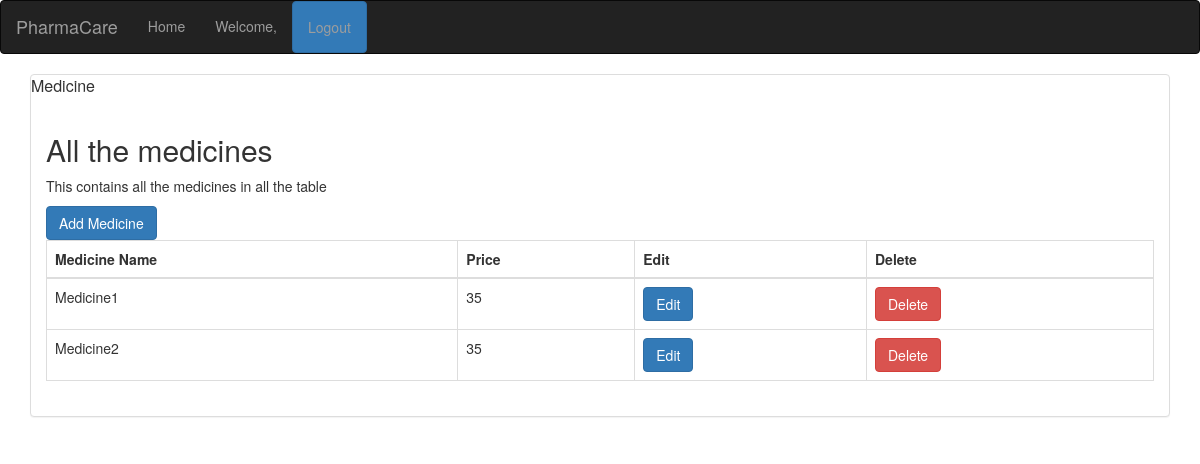
Screenshot of /WebApplication/medicines.php with the database file from the repository.
### tables this page shows
CREATE TABLE `Medicine` (
  `id` int(11) NOT NULL,
  `medicineName` varchar(255) NOT NULL,
  `price` int(11) NOT NULL
);

### WebApplication/src/Connection.php (called while the page is built, shortened)
<?php
class Connection {
    public $conn;
    function __construct()
    {
        $servername = "localhost";
        $username = "root";
        $dbname = "id5646880_pharmacare";
        $password = "dotdev";
        $this -> conn = new mysqli($servername, $username, $password, $dbname);
    }
    public function getConnection(){
        return $this -> conn;
    }
}

### WebApplication/src/MedicineManagement.php (called while the page is built, shortened)
<?php
include_once "Connection.php";
class MedicineManagement{
    private $conn;
    function __construct()
    {
        $obj = new Connection();
        $this -> conn = $obj -> getConnection();
    }
    function index(){
        $res = $this -> conn -> query("SELECT * FROM Medicine");
        $medicines = array();
        $i = 0;
        while($med = $res -> fetch_assoc()){
            $medicines[$i] = new Medicine();
            $medicines[$i] -> id = $med['id'];
            $medicines[$i] -> medicineName = $med['medicineName'];
            $medicines[$i] -> price = $med['price'];
            $i++;
        }
        return $medicines;
    }
}

### WebApplication/medicines.php (the view, shortened to what this page needs)
<!DOCTYPE html>
<?php
include "src/MedicineManagement.php";
?>
<html>
  <head>
    <link rel="stylesheet" href="css/bootstrap.min.css">
  </head>
  <body>
    <nav class="navbar navbar-inverse">
  <div class="container-fluid">
    <div class="navbar-header">
      <a class="navbar-brand" href="#">PharmaCare</a>
    </div>
      <ul class="nav navbar-nav">
          <li ><a href="home.php">Home</a></li>
          <li><a href="home.php">Welcome, <?php echo $_SESSION['name'];?></a></li>
          <li><a class="btn btn-primary" href="logout.php">Logout</a></li>
      </ul>
  </div>
</nav>
<div class="container">
  <div class="panel panel-default">
    <div class="panel-title">
       Medicine
    </div>
    <div class="panel-body">
      <h2>All the medicines</h2>
      <p>This contains all the medicines in all the table</p>
      <a href="addMedicine.php" class="btn btn-primary">Add Medicine</a>
      <table class="table table-bordered">
        <thead>
          <tr>
            <th>Medicine Name</th>
            <th>Price</th>
            <th>Edit</th>
            <th>Delete</th>
          </tr>
        </thead>
        <tbody>
        <?php
            $mc = new MedicineManagement();
            $meds = $mc -> index();
            foreach ($meds as $med) {
                ?>
                <tr>
                    <td><?php echo $med -> medicineName ?></td>
                    <td><?php echo $med -> price ?></td>
                    <td><a href="editMedicine.php?id=<?php echo $med -> id;?>" class="btn btn-primary">Edit</a></td>
                    <td>
                        <a href="action/deleteMedicine.php?id=<?php echo $med -> id;?>" class="btn btn-danger">Delete</a>
                    </td>
                </tr>
                <?php
            }
        ?>
        </tbody>
      </table>
    </div>
  </div>
</div>
  </body>
</html>

### rows the page displays
medicine: medicineName "Medicine1", price "35"
medicine: medicineName "Medicine2", price "35"
